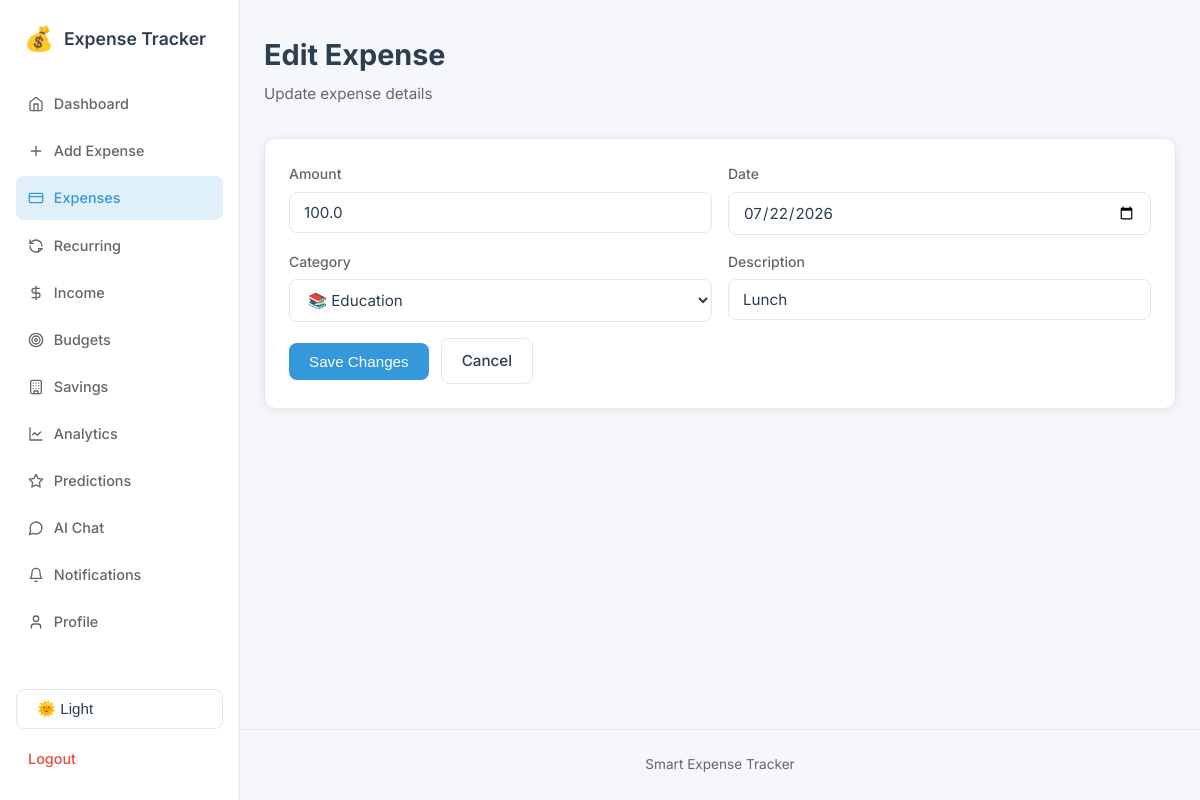
/expenses/1/edit (signed in), run on the app's committed database.
### tables this page shows
CREATE TABLE expenses (
            id            INTEGER PRIMARY KEY AUTOINCREMENT,
            amount        REAL    NOT NULL CHECK(amount > 0),
            description   TEXT    NOT NULL,
            category_id   INTEGER NOT NULL,
            date          TEXT    NOT NULL,
            created_at    TEXT    NOT NULL DEFAULT CURRENT_TIMESTAMP, user_id INTEGER REFERENCES users(id),
            FOREIGN KEY (category_id) REFERENCES categories(id)
        );

CREATE TABLE categories (
            id          INTEGER PRIMARY KEY AUTOINCREMENT,
            name        TEXT    NOT NULL UNIQUE,
            color       TEXT    NOT NULL DEFAULT '#3498db',
            icon        TEXT    NOT NULL DEFAULT '💰',
            created_at  TEXT    NOT NULL DEFAULT CURRENT_TIMESTAMP
        );

### app.py (the view, shortened to what this page needs)
    @app.route("/expenses/<int:expense_id>/edit", methods=["GET", "POST"])
    @login_required
    def edit_expense(expense_id: int):
        expense = db.get_expense_by_id(current_user.id, expense_id)
        if not expense:
            flash("Expense not found.", "error")
            return redirect(url_for("expenses"))
        categories = db.get_all_categories()
        return render_template("edit_expense.html", expense=expense, categories=categories)

### auth.py (called while the page is built)
def load_user(user_id: str):
    row = db.get_user_by_id(int(user_id))
    if row:
        return User(row["id"], row["username"], row["email"])
    return None

### database.py (called while the page is built)
def get_connection():
    conn = sqlite3.connect(DATABASE_PATH)
    conn.row_factory = sqlite3.Row
    conn.execute("PRAGMA foreign_keys = ON;")
    return conn

def get_user_by_id(user_id: int):
    conn = get_connection()
    cur = conn.cursor()
    cur.execute("SELECT * FROM users WHERE id = ?", (int(user_id),))
    row = cur.fetchone()
    conn.close()
    return row

def get_expense_by_id(user_id: int, expense_id: int):
    conn = get_connection()
    cur = conn.cursor()
    cur.execute(
        """
        SELECT
            e.id,
            e.user_id,
            e.amount,
            e.description,
            e.date,
            e.category_id,
            c.name  AS category_name,
            c.color AS category_color,
            c.icon  AS category_icon
        FROM expenses e
        JOIN categories c ON e.category_id = c.id
        WHERE e.id = ? AND e.user_id = ?
        """,
        (int(expense_id), int(user_id)),
    )
    row = cur.fetchone()
    conn.close()
    return row

def get_monthly_totals(user_id: int, limit: int = 12):
    conn = get_connection()
    cur = conn.cursor()
    cur.execute(
        """
        SELECT
            strftime('%Y-%m', date) AS month,
            SUM(amount)             AS total
        FROM expenses
        WHERE user_id = ?
        GROUP BY strftime('%Y-%m', date)
        ORDER BY month ASC
        LIMIT ?
        """,
        (int(user_id), int(limit)),
    )
    rows = cur.fetchall()
    conn.close()
    return rows

def get_daily_spending(user_id: int, year: int, month: int):
    conn = get_connection()
    cur = conn.cursor()
    month_str = f"{int(year)}-{int(month):02d}"
    cur.execute(
        """
        SELECT
            date,
            SUM(amount) AS total
        FROM expenses
        WHERE user_id = ? AND date LIKE ?
        GROUP BY date
        ORDER BY date
        """,
        (int(user_id), f"{month_str}%"),
    )
    rows = cur.fetchall()
    conn.close()
    return rows

def get_all_categories():
    conn = get_connection()
    cur = conn.cursor()
    cur.execute("SELECT * FROM categories ORDER BY name")
    rows = cur.fetchall()
    conn.close()
    return rows

### recurring.py (called while the page is built, shortened)
def process_due(user_id: int) -> int:
    today = datetime.now().strftime("%Y-%m-%d")
    due_rows = db.get_due_recurring(user_id, today)
    posted = 0
    return posted

### templates/edit_expense.html (shortened to what this page needs)
{% extends "base.html" %}
{% block content %}
<div class="page-header">
    <h1>Edit Expense</h1>
    <p>Update expense details</p>
</div>
<div class="card form-card">
    <form method="POST" action="{{ url_for('edit_expense', expense_id=expense['id']) }}" class="expense-form">
        <div class="form-row">
            <div class="form-group">
                <label for="amount">Amount</label>
                <input type="number" id="amount" name="amount" value="{{ expense['amount'] }}" step="0.01" min="0.01" required class="form-input">
            </div>
            <div class="form-group">
                <label for="date">Date</label>
                <input type="date" id="date" name="date" value="{{ expense['date'] }}" required class="form-input">
            </div>
        </div>
        <div class="form-row">
            <div class="form-group">
                <label for="category_id">Category</label>
                <select id="category_id" name="category_id" required class="form-input">
                    {% for cat in categories %}
                        <option value="{{ cat['id'] }}" {% if cat['id'] == expense['category_id'] %}selected{% endif %}>
                            {{ cat['icon'] }} {{ cat['name'] }}
                        </option>
                    {% endfor %}
                </select>
            </div>
            <div class="form-group">
                <label for="description">Description</label>
                <input type="text" id="description" name="description" value="{{ expense['description'] }}" required class="form-input">
            </div>
        </div>
        <div class="form-actions">
            <button type="submit" class="btn btn-primary">Save Changes</button>
            <a href="{{ url_for('expenses') }}" class="btn btn-outline">Cancel</a>
        </div>
    </form>
</div>
{% endblock %}

### static/css/style.css (style rules this page uses)
:root { --primary: #3498db; --success: #2ecc71; --danger: #e74c3c; --warning: #f39c12; --dark: #2c3e50; --white: #ffffff; --bg: #f5f7fa; --text: #2c3e50; --text-muted: #666; --border: #e2e8f0; --card-bg: #ffffff; --sidebar-bg: #ffffff; --shadow: 0 2px 10px rgba(0,0,0,0.08); --radius: 12px; --font: 'Inter', -apple-system, sans-serif; }
*, *::before, *::after { box-sizing: border-box; margin: 0; padding: 0; }
body { font-family: var(--font); background: var(--bg); color: var(--text); line-height: 1.6; }
a { text-decoration: none; color: var(--primary); }
.card { background: var(--card-bg); border-radius: var(--radius); padding: 1.5rem; box-shadow: var(--shadow); margin-bottom: 1.5rem; border: 1px solid var(--border); transition: transform 0.2s, box-shadow 0.2s; }
.page-header { margin-bottom: 2rem; }
.page-header h1 { font-size: 1.8rem; font-weight: 700; margin-bottom: 4px; color: var(--text); }
.page-header p { color: var(--text-muted); font-size: 0.95rem; }
.expense-form { display: flex; flex-direction: column; gap: 1rem; }
.form-row { display: grid; grid-template-columns: 1fr 1fr; gap: 1rem; }
.form-group { display: flex; flex-direction: column; gap: 6px; }
.form-group label { font-size: 0.875rem; font-weight: 500; color: var(--text-muted); }
.form-input { padding: 10px 14px; border: 1.5px solid var(--border); border-radius: 8px; font-size: 0.95rem; font-family: var(--font); transition: border-color 0.2s; outline: none; background: var(--card-bg); color: var(--text); }
.btn { padding: 10px 20px; border-radius: 8px; font-size: 0.95rem; font-weight: 500; cursor: pointer; border: none; transition: all 0.2s; display: inline-flex; align-items: center; gap: 6px; }
.btn-primary { background: var(--primary); color: white; }
.btn-outline { background: transparent; border: 1.5px solid var(--border); color: var(--text); }
.form-actions { display: flex; flex-wrap: wrap; gap: 0.75rem; align-items: center; }

### data on the page
expenses: amount "100.0", date "07/22/2026", category_id "📚 Education", description "Lunch"
